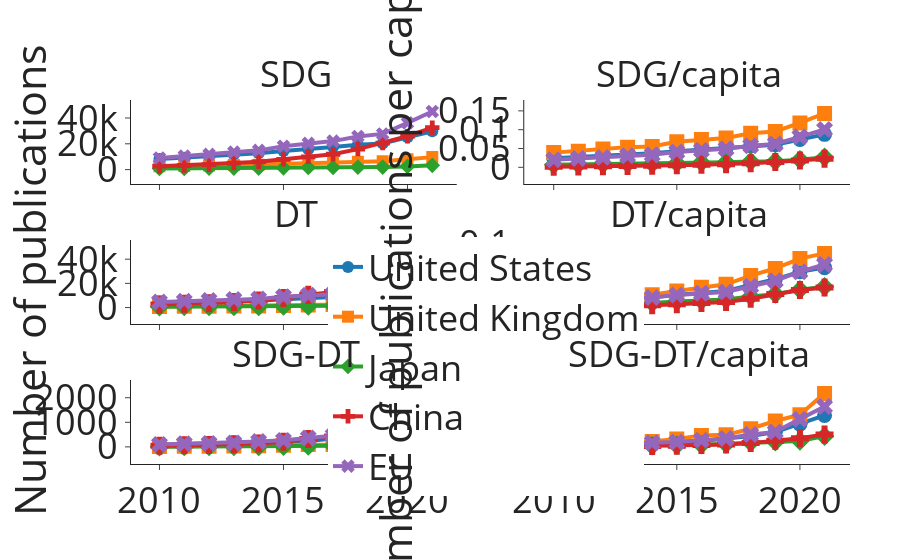

This figure's notebook cell:
### Code cell
cols = plotly.colors.DEFAULT_PLOTLY_COLORS
markers = ["circle", "square", "diamond", "cross", "x"]
fig = make_subplots(rows=3, cols=2,
                    shared_xaxes=True,
                    subplot_titles=("SDG","SDG/capita","DT","DT/capita", "SDG-DT", "SDG-DT/capita"))

for num, country in enumerate(subset_dic_countries):
    df_country = pd.DataFrame.from_dict(dic_countries[country], orient='index' , columns=['Digital', 'SDG', 'Intersection'])

    # SDG
    fig.add_trace(
        go.Scatter(
            mode='lines+markers',
            name = country,
            x = df_country.index,
            y = df_country.SDG,
            line=dict(width=4, color=cols[num]),
            marker= dict(size=12, symbol=markers[num]),
        ),
        row=1 , col=1 ,
    )
    # SDG/capita
    fig.add_trace(
        go.Scatter(
            #  name ?
            x = df_country.index,
            y = df_country.SDG / gdp.loc[country, "pop2022"],
            line=dict(width=4, color=cols[num]),
            marker= dict(size=15, symbol=markers[num]),
            showlegend=False
        ),
        row=1 , col=2 ,
    )
    # DT
    fig.add_trace(
        go.Scatter(
            #  name ?
            x = df_country.index,
            y = df_country.Digital,
            line=dict(width=4, color=cols[num]),
            marker= dict(size=15, symbol=markers[num]),
            showlegend=False
        ),
        row=2 , col=1 ,
    )
    # DT/capita
    fig.add_trace(
        go.Scatter(
            #  name ?
            x = df_country.index,
            y = df_country.Digital / gdp.loc[country, "pop2022"],
            line=dict(width=4, color=cols[num]),
            marker= dict(size=15, symbol=markers[num]),
            showlegend=False
        ),
        row=2 , col=2 ,
    )
    # SDG-DT
    fig.add_trace(
        go.Scatter(
            #  name ?
            x = df_country.index,
            y = df_country.Intersection,
            line=dict(width=4, color=cols[num]),
            marker= dict(size=15, symbol=markers[num]),
            showlegend=False
        ),
        row=3 , col=1 ,
    )
    # SDG-DT/capita
    fig.add_trace(
        go.Scatter(
            #  name ?
            x = df_country.index,
            y = df_country.Intersection / gdp.loc[country, "pop2022"],
            line=dict(width=4, color=cols[num]),
            marker= dict(size=15, symbol=markers[num]),
            showlegend=False
        ),
        row=3 , col=2,

    )
fig.update_layout(template="simple_white",
                  font=dict(size=36),
                  legend=dict(
                    orientation="h",
                    yanchor="bottom",
                    y=-0.1,
                    xanchor="right",
                    x=0.5
                    ),
                  autosize=False,
                  margin=dict(
                    l=50,
                    r=50,
                    b=100,
                    t=100,
                    pad=4
                    ),
                )
for i in fig['layout']['annotations']:
    i['font'] = dict(size=36)
fig.update_layout(yaxis3=dict(title_text="Number of publications"))
fig.update_layout(yaxis4=dict(title_text="Number of publications per capita"))
fig.show()
fig.write_image("../img/Commission/figure_11.jpeg", width=2000, height=2000)

### Figure 1 — Plotly figure (JSON) as saved in the notebook; plotly's stock layout.template omitted (floating-point values rounded to 4 significant figures)
{"data": [{"line": {"color": "rgb(31, 119, 180)", "width": 4}, "marker": {"size": 12, "symbol": "circle"}, "mode": "lines+markers", "name": "United States", "x": [2010, 2011, 2012, 2013, 2014, 2015, 2016, 2017, 2018, 2019, 2020, 2021], "y": [8138.0, 9170.0, 10030.0, 11560.0, 12630.0, 14390.0, 15750.0, 17460.0, 19350.0, 20310.0, 25040.0, 29650.0], "type": "scatter", "xaxis": "x", "yaxis": "y"}, {"line": {"color": "rgb(31, 119, 180)", "width": 4}, "marker": {"size": 15, "symbol": "circle"}, "showlegend": false, "x": [2010, 2011, 2012, 2013, 2014, 2015, 2016, 2017, 2018, 2019, 2020, 2021], "y": [0.02406, 0.02711, 0.02964, 0.03418, 0.03734, 0.04255, 0.04655, 0.05161, 0.05721, 0.06004, 0.07403, 0.08765], "type": "scatter", "xaxis": "x2", "yaxis": "y2"}, {"line": {"color": "rgb(31, 119, 180)", "width": 4}, "marker": {"size": 15, "symbol": "circle"}, "showlegend": false, "x": [2010, 2011, 2012, 2013, 2014, 2015, 2016, 2017, 2018, 2019, 2020, 2021], "y": [3828.0, 4182.0, 4445.0, 5069.0, 5558.0, 6868.0, 7807.0, 8764.0, 11980.0, 14900.0, 18860.0, 20990.0], "type": "scatter", "xaxis": "x3", "yaxis": "y3"}, {"line": {"color": "rgb(31, 119, 180)", "width": 4}, "marker": {"size": 15, "symbol": "circle"}, "showlegend": false, "x": [2010, 2011, 2012, 2013, 2014, 2015, 2016, 2017, 2018, 2019, 2020, 2021], "y": [0.01132, 0.01236, 0.01314, 0.01498, 0.01643, 0.0203, 0.02308, 0.02591, 0.03541, 0.04405, 0.05576, 0.06205], "type": "scatter", "xaxis": "x4", "yaxis": "y4"}, {"line": {"color": "rgb(31, 119, 180)", "width": 4}, "marker": {"size": 15, "symbol": "circle"}, "showlegend": false, "x": [2010, 2011, 2012, 2013, 2014, 2015, 2016, 2017, 2018, 2019, 2020, 2021], "y": [85.05, 107.5, 106.6, 162.2, 190.0, 214.3, 240.1, 327.7, 442.4, 601.5, 928.4, 1284.0], "type": "scatter", "xaxis": "x5", "yaxis": "y5"}, {"line": {"color": "rgb(31, 119, 180)", "width": 4}, "marker": {"size": 15, "symbol": "circle"}, "showlegend": false, "x": [2010, 2011, 2012, 2013, 2014, 2015, 2016, 2017, 2018, 2019, 2020, 2021], "y": [0.0002514, 0.0003179, 0.0003151, 0.0004794, 0.0005617, 0.0006336, 0.0007099, 0.0009686, 0.001308, 0.001778, 0.002744, 0.003796], "type": "scatter", "xaxis": "x6", "yaxis": "y6"}, {"line": {"color": "rgb(255, 127, 14)", "width": 4}, "marker": {"size": 12, "symbol": "square"}, "mode": "lines+markers", "name": "United Kingdom", "x": [2010, 2011, 2012, 2013, 2014, 2015, 2016, 2017, 2018, 2019, 2020, 2021], "y": [2637.0, 2888.0, 3268.0, 3623.0, 3735.0, 4602.0, 4984.0, 5280.0, 6115.0, 6436.0, 7961.0, 9677.0], "type": "scatter", "xaxis": "x", "yaxis": "y"}, {"line": {"color": "rgb(255, 127, 14)", "width": 4}, "marker": {"size": 15, "symbol": "square"}, "showlegend": false, "x": [2010, 2011, 2012, 2013, 2014, 2015, 2016, 2017, 2018, 2019, 2020, 2021], "y": [0.03906, 0.04278, 0.0484, 0.05366, 0.05532, 0.06817, 0.07382, 0.07822, 0.09059, 0.09534, 0.1179, 0.1433], "type": "scatter", "xaxis": "x2", "yaxis": "y2"}, {"line": {"color": "rgb(255, 127, 14)", "width": 4}, "marker": {"size": 15, "symbol": "square"}, "showlegend": false, "x": [2010, 2011, 2012, 2013, 2014, 2015, 2016, 2017, 2018, 2019, 2020, 2021], "y": [958.6, 1044.0, 1125.0, 1287.0, 1360.0, 1756.0, 2142.0, 2446.0, 3359.0, 4110.0, 5130.0, 5676.0], "type": "scatter", "xaxis": "x3", "yaxis": "y3"}, {"line": {"color": "rgb(255, 127, 14)", "width": 4}, "marker": {"size": 15, "symbol": "square"}, "showlegend": false, "x": [2010, 2011, 2012, 2013, 2014, 2015, 2016, 2017, 2018, 2019, 2020, 2021], "y": [0.0142, 0.01546, 0.01666, 0.01906, 0.02015, 0.02601, 0.03173, 0.03624, 0.04975, 0.06088, 0.07599, 0.08408], "type": "scatter", "xaxis": "x4", "yaxis": "y4"}, {"line": {"color": "rgb(255, 127, 14)", "width": 4}, "marker": {"size": 15, "symbol": "square"}, "showlegend": false, "x": [2010, 2011, 2012, 2013, 2014, 2015, 2016, 2017, 2018, 2019, 2020, 2021], "y": [13.37, 27.75, 25.18, 33.14, 44.36, 65.36, 92.73, 98.02, 147.7, 211.3, 261.4, 435.5], "type": "scatter", "xaxis": "x5", "yaxis": "y5"}, {"line": {"color": "rgb(255, 127, 14)", "width": 4}, "marker": {"size": 15, "symbol": "square"}, "showlegend": false, "x": [2010, 2011, 2012, 2013, 2014, 2015, 2016, 2017, 2018, 2019, 2020, 2021], "y": [0.000198, 0.0004111, 0.000373, 0.0004909, 0.0006571, 0.0009681, 0.001374, 0.001452, 0.002187, 0.00313, 0.003871, 0.006451], "type": "scatter", "xaxis": "x6", "yaxis": "y6"}, {"line": {"color": "rgb(44, 160, 44)", "width": 4}, "marker": {"size": 12, "symbol": "diamond"}, "mode": "lines+markers", "name": "Japan", "x": [2010, 2011, 2012, 2013, 2014, 2015, 2016, 2017, 2018, 2019, 2020, 2021], "y": [861.8, 935.3, 1020.0, 1180.0, 1181.0, 1382.0, 1581.0, 1670.0, 1894.0, 1959.0, 2481.0, 3304.0], "type": "scatter", "xaxis": "x", "yaxis": "y"}, {"line": {"color": "rgb(44, 160, 44)", "width": 4}, "marker": {"size": 15, "symbol": "diamond"}, "showlegend": false, "x": [2010, 2011, 2012, 2013, 2014, 2015, 2016, 2017, 2018, 2019, 2020, 2021], "y": [0.006952, 0.007546, 0.008225, 0.009522, 0.009531, 0.01115, 0.01275, 0.01347, 0.01528, 0.0158, 0.02002, 0.02665], "type": "scatter", "xaxis": "x2", "yaxis": "y2"}, {"line": {"color": "rgb(44, 160, 44)", "width": 4}, "marker": {"size": 15, "symbol": "diamond"}, "showlegend": false, "x": [2010, 2011, 2012, 2013, 2014, 2015, 2016, 2017, 2018, 2019, 2020, 2021], "y": [778.6, 824.5, 806.9, 892.8, 917.3, 1224.0, 1365.0, 1598.0, 2153.0, 2621.0, 3461.0, 4023.0], "type": "scatter", "xaxis": "x3", "yaxis": "y3"}, {"line": {"color": "rgb(44, 160, 44)", "width": 4}, "marker": {"size": 15, "symbol": "diamond"}, "showlegend": false, "x": [2010, 2011, 2012, 2013, 2014, 2015, 2016, 2017, 2018, 2019, 2020, 2021], "y": [0.006282, 0.006652, 0.00651, 0.007203, 0.007401, 0.009872, 0.01101, 0.01289, 0.01737, 0.02115, 0.02793, 0.03245], "type": "scatter", "xaxis": "x4", "yaxis": "y4"}, {"line": {"color": "rgb(44, 160, 44)", "width": 4}, "marker": {"size": 15, "symbol": "diamond"}, "showlegend": false, "x": [2010, 2011, 2012, 2013, 2014, 2015, 2016, 2017, 2018, 2019, 2020, 2021], "y": [10.26, 10.46, 13.98, 16.45, 15.53, 25.86, 32.34, 44.94, 64.99, 76.47, 88.69, 160.7], "type": "scatter", "xaxis": "x5", "yaxis": "y5"}, {"line": {"color": "rgb(44, 160, 44)", "width": 4}, "marker": {"size": 15, "symbol": "diamond"}, "showlegend": false, "x": [2010, 2011, 2012, 2013, 2014, 2015, 2016, 2017, 2018, 2019, 2020, 2021], "y": [8.277e-05, 8.438e-05, 0.0001128, 0.0001327, 0.0001253, 0.0002086, 0.0002609, 0.0003626, 0.0005243, 0.0006169, 0.0007155, 0.001296], "type": "scatter", "xaxis": "x6", "yaxis": "y6"}, {"line": {"color": "rgb(214, 39, 40)", "width": 4}, "marker": {"size": 12, "symbol": "cross"}, "mode": "lines+markers", "name": "China", "x": [2010, 2011, 2012, 2013, 2014, 2015, 2016, 2017, 2018, 2019, 2020, 2021], "y": [2638.0, 3204.0, 3809.0, 5087.0, 6058.0, 7901.0, 9864.0, 11900.0, 15840.0, 20570.0, 25870.0, 32460.0], "type": "scatter", "xaxis": "x", "yaxis": "y"}, {"line": {"color": "rgb(214, 39, 40)", "width": 4}, "marker": {"size": 15, "symbol": "cross"}, "showlegend": false, "x": [2010, 2011, 2012, 2013, 2014, 2015, 2016, 2017, 2018, 2019, 2020, 2021], "y": [0.00185, 0.002247, 0.002671, 0.003568, 0.004249, 0.005541, 0.006918, 0.008345, 0.01111, 0.01442, 0.01814, 0.02277], "type": "scatter", "xaxis": "x2", "yaxis": "y2"}, {"line": {"color": "rgb(214, 39, 40)", "width": 4}, "marker": {"size": 15, "symbol": "cross"}, "showlegend": false, "x": [2010, 2011, 2012, 2013, 2014, 2015, 2016, 2017, 2018, 2019, 2020, 2021], "y": [2612.0, 3094.0, 3663.0, 4556.0, 5775.0, 7901.0, 10520.0, 12890.0, 20100.0, 30400.0, 39090.0, 44780.0], "type": "scatter", "xaxis": "x3", "yaxis": "y3"}, {"line": {"color": "rgb(214, 39, 40)", "width": 4}, "marker": {"size": 15, "symbol": "cross"}, "showlegend": false, "x": [2010, 2011, 2012, 2013, 2014, 2015, 2016, 2017, 2018, 2019, 2020, 2021], "y": [0.001832, 0.00217, 0.002569, 0.003195, 0.00405, 0.005541, 0.007375, 0.00904, 0.01409, 0.02132, 0.02741, 0.0314], "type": "scatter", "xaxis": "x4", "yaxis": "y4"}, {"line": {"color": "rgb(214, 39, 40)", "width": 4}, "marker": {"size": 15, "symbol": "cross"}, "showlegend": false, "x": [2010, 2011, 2012, 2013, 2014, 2015, 2016, 2017, 2018, 2019, 2020, 2021], "y": [49.71, 67.42, 80.62, 110.5, 139.7, 210.4, 322.0, 425.5, 651.0, 1066.0, 1481.0, 2152.0], "type": "scatter", "xaxis": "x5", "yaxis": "y5"}, {"line": {"color": "rgb(214, 39, 40)", "width": 4}, "marker": {"size": 15, "symbol": "cross"}, "showlegend": false, "x": [2010, 2011, 2012, 2013, 2014, 2015, 2016, 2017, 2018, 2019, 2020, 2021], "y": [3.486e-05, 4.729e-05, 5.654e-05, 7.749e-05, 9.8e-05, 0.0001475, 0.0002258, 0.0002984, 0.0004566, 0.0007473, 0.001039, 0.001509], "type": "scatter", "xaxis": "x6", "yaxis": "y6"}, {"line": {"color": "rgb(148, 103, 189)", "width": 4}, "marker": {"size": 12, "symbol": "x"}, "mode": "lines+markers", "name": "EU", "x": [2010, 2011, 2012, 2013, 2014, 2015, 2016, 2017, 2018, 2019, 2020, 2021], "y": [9032.0, 10450.0, 11790.0, 13630.0, 14920.0, 18150.0, 20340.0, 22100.0, 25720.0, 27660.0, 36200.0, 45030.0], "type": "scatter", "xaxis": "x", "yaxis": "y"}, {"line": {"color": "rgb(148, 103, 189)", "width": 4}, "marker": {"size": 15, "symbol": "x"}, "showlegend": false, "x": [2010, 2011, 2012, 2013, 2014, 2015, 2016, 2017, 2018, 2019, 2020, 2021], "y": [0.02022, 0.02338, 0.02638, 0.03052, 0.0334, 0.04063, 0.04553, 0.04946, 0.05758, 0.06191, 0.08101, 0.1008], "type": "scatter", "xaxis": "x2", "yaxis": "y2"}, {"line": {"color": "rgb(148, 103, 189)", "width": 4}, "marker": {"size": 15, "symbol": "x"}, "showlegend": false, "x": [2010, 2011, 2012, 2013, 2014, 2015, 2016, 2017, 2018, 2019, 2020, 2021], "y": [4518.0, 5163.0, 5901.0, 6730.0, 7087.0, 8896.0, 10100.0, 10990.0, 14880.0, 18660.0, 24900.0, 29880.0], "type": "scatter", "xaxis": "x3", "yaxis": "y3"}, {"line": {"color": "rgb(148, 103, 189)", "width": 4}, "marker": {"size": 15, "symbol": "x"}, "showlegend": false, "x": [2010, 2011, 2012, 2013, 2014, 2015, 2016, 2017, 2018, 2019, 2020, 2021], "y": [0.01011, 0.01156, 0.01321, 0.01506, 0.01586, 0.01991, 0.02261, 0.02459, 0.0333, 0.04177, 0.05573, 0.06687], "type": "scatter", "xaxis": "x4", "yaxis": "y4"}, {"line": {"color": "rgb(148, 103, 189)", "width": 4}, "marker": {"size": 15, "symbol": "x"}, "showlegend": false, "x": [2010, 2011, 2012, 2013, 2014, 2015, 2016, 2017, 2018, 2019, 2020, 2021], "y": [98.18, 123.8, 142.6, 159.7, 220.1, 265.1, 365.3, 453.5, 663.9, 809.5, 1495.0, 2177.0], "type": "scatter", "xaxis": "x5", "yaxis": "y5"}, {"line": {"color": "rgb(148, 103, 189)", "width": 4}, "marker": {"size": 15, "symbol": "x"}, "showlegend": false, "x": [2010, 2011, 2012, 2013, 2014, 2015, 2016, 2017, 2018, 2019, 2020, 2021], "y": [0.0002197, 0.000277, 0.0003191, 0.0003574, 0.0004927, 0.0005932, 0.0008176, 0.001015, 0.001486, 0.001812, 0.003346, 0.004872], "type": "scatter", "xaxis": "x6", "yaxis": "y6"}], "layout": {"xaxis": {"anchor": "y", "domain": [0.0, 0.45], "matches": "x5", "showticklabels": false}, "yaxis": {"anchor": "x", "domain": [0.7778, 1.0]}, "xaxis2": {"anchor": "y2", "domain": [0.55, 1.0], "matches": "x6", "showticklabels": false}, "yaxis2": {"anchor": "x2", "domain": [0.7778, 1.0]}, "xaxis3": {"anchor": "y3", "domain": [0.0, 0.45], "matches": "x5", "showticklabels": false}, "yaxis3": {"anchor": "x3", "domain": [0.3889, 0.6111], "title": {"text": "Number of publications"}}, "xaxis4": {"anchor": "y4", "domain": [0.55, 1.0], "matches": "x6", "showticklabels": false}, "yaxis4": {"anchor": "x4", "domain": [0.3889, 0.6111], "title": {"text": "Number of publications per capita"}}, "xaxis5": {"anchor": "y5", "domain": [0.0, 0.45]}, "yaxis5": {"anchor": "x5", "domain": [0.0, 0.2222]}, "xaxis6": {"anchor": "y6", "domain": [0.55, 1.0]}, "yaxis6": {"anchor": "x6", "domain": [0.0, 0.2222]}, "annotations": [{"font": {"size": 36}, "showarrow": false, "text": "SDG", "x": 0.225, "xanchor": "center", "xref": "paper", "y": 1.0, "yanchor": "bottom", "yref": "paper"}, {"font": {"size": 36}, "showarrow": false, "text": "SDG/capita", "x": 0.775, "xanchor": "center", "xref": "paper", "y": 1.0, "yanchor": "bottom", "yref": "paper"}, {"font": {"size": 36}, "showarrow": false, "text": "DT", "x": 0.225, "xanchor": "center", "xref": "paper", "y": 0.6111, "yanchor": "bottom", "yref": "paper"}, {"font": {"size": 36}, "showarrow": false, "text": "DT/capita", "x": 0.775, "xanchor": "center", "xref": "paper", "y": 0.6111, "yanchor": "bottom", "yref": "paper"}, {"font": {"size": 36}, "showarrow": false, "text": "SDG-DT", "x": 0.225, "xanchor": "center", "xref": "paper", "y": 0.2222, "yanchor": "bottom", "yref": "paper"}, {"font": {"size": 36}, "showarrow": false, "text": "SDG-DT/capita", "x": 0.775, "xanchor": "center", "xref": "paper", "y": 0.2222, "yanchor": "bottom", "yref": "paper"}], "font": {"size": 36}, "legend": {"orientation": "h", "yanchor": "bottom", "y": -0.1, "xanchor": "right", "x": 0.5}, "margin": {"l": 50, "r": 50, "b": 100, "t": 100, "pad": 4}, "autosize": false}}
